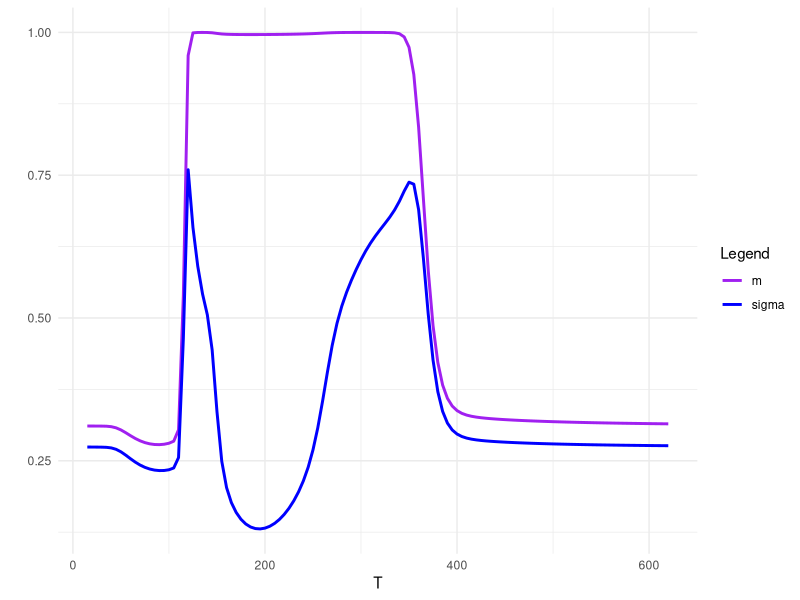
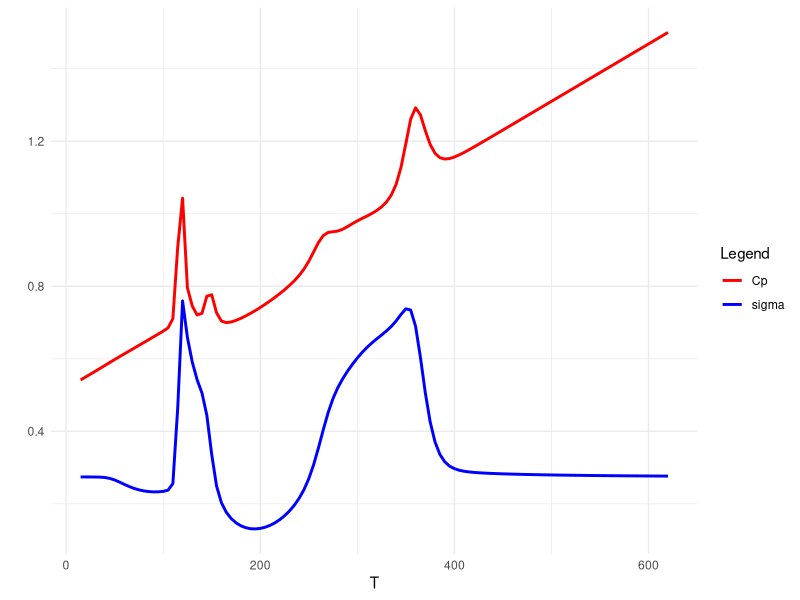

These charts were generated, in order, by the following R code:
# Carga las librerías necesarias
library(ggplot2)
library(dplyr)

# Lee el archivo "profthermo.dat"
data <- read.table("profthermo.dat", header = FALSE)

# Extrae las columnas necesarias
T <- data$V2
m <- data$V3
sigma <- data$V4
Cp <- data$V8

# Crea un data frame para los gráficos
df <- data.frame(T, m, sigma, Cp)

# Primer gráfico: m v. T y sigma v. T
ggplot(df, aes(x = T)) +
  geom_line(aes(y = m, color = "m"), size = 1) +
  geom_line(aes(y = sigma, color = "sigma"), size = 1) +
  scale_color_manual(values = c("m" = "purple", "sigma" = "blue")) +
  labs(x = "T", y = "", color = "Legend") +
  theme_minimal()

# Segundo gráfico: Cp v. T y sigma v. T
ggplot(df, aes(x = T)) +
  geom_line(aes(y = Cp/max(Cp)+0.5, color = "Cp"), size = 1) +
  geom_line(aes(y = sigma, color = "sigma"), size = 1) +
  scale_color_manual(values = c("Cp" = "red", "sigma" = "blue")) +
  labs(x = "T",y="", color = "Legend") +
  theme_minimal()


